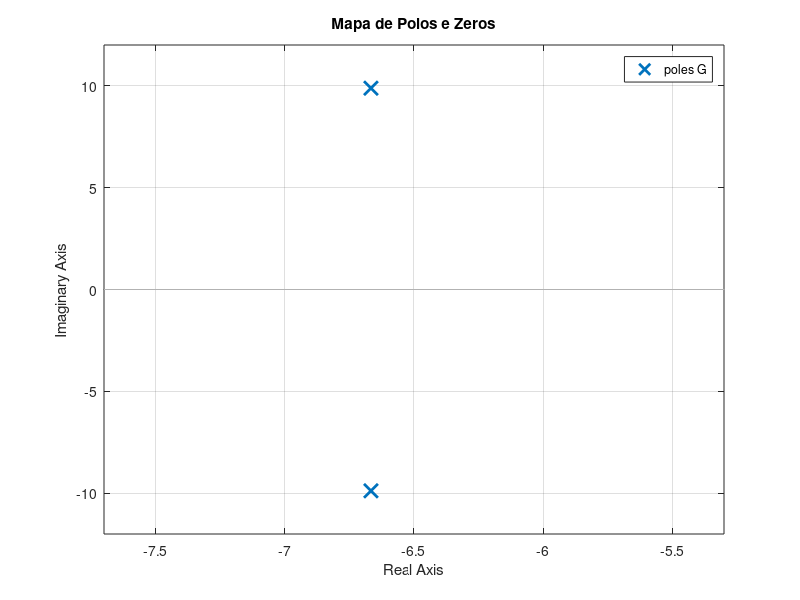

Here is the MATLAB script that generated this plot:
clc;
clear;
close all;

% dados da questão
UPporcentagem = 12;       % percentual de overshoot
Ts = 0.6;      % tempo de acomodação

% tirar o percentual do overshoot
UP = UPporcentagem/100;

% calcular zeta
zeta = -log(UP) / sqrt(pi^2 + (log(UP))^2);

% calcular wn pelo tempo de acomodação 
wn = 4/(zeta*Ts);

% montar função de transferência de 2ª ordem
num = wn^2;
den = [1 2*zeta*wn wn^2];

G = tf(num, den);

% mostrar resultados
disp('Zeta = ')
disp(zeta)

disp('Wn = ')
disp(wn)

disp('Função de transferência G(s) = ')
G

disp('Polos = ')
pole(G)

% Mapa de polos e zeros
figure;
pzmap(G);
title('Mapa de Polos e Zeros');
